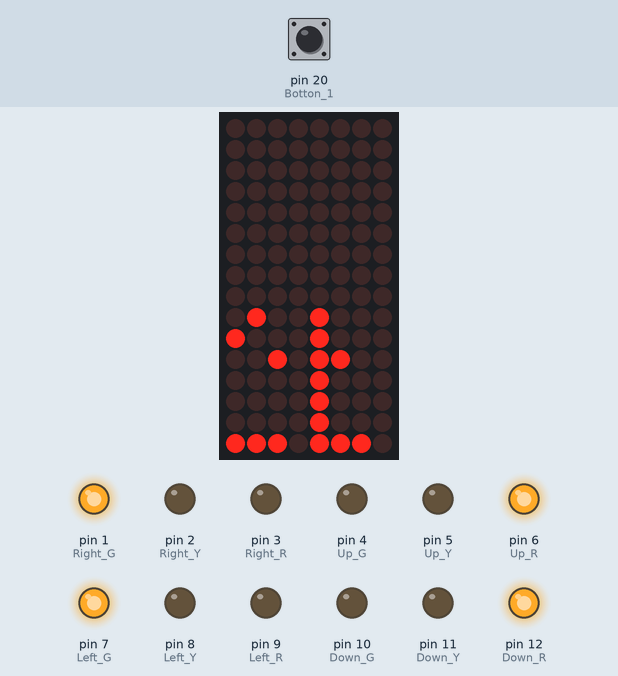
A sketch run on a simulated Arduino Mega 2560, built with avr-gcc and run on an emulated ATmega2560. Shown: 8×16 LED matrix, output pins drawn as LEDs (lit = HIGH). Wiring (inferred from the names in the program): LED matrix (orientation assumed): rows pin 38, pin 39, pin 40, pin 41, pin 42, pin 43, pin 44, pin 45, pin 22, pin 23, pin 24, pin 25, pin 26, pin 27, pin 28, pin 29; columns pin 30, pin 31, pin 32, pin 33, pin 34, pin 35, pin 36, pin 37. Dashed ring = blinking. Inputs (shaded band) come from the test bench; at power-on: pin 20 (Botton_1) HIGH. Pins used as bus, display or sensor lines are not drawn.

Above: at 1.2 s.
1.3 s: pin 20 (Botton_1) pulled LOW for 0.15 s
At 4.29 s:
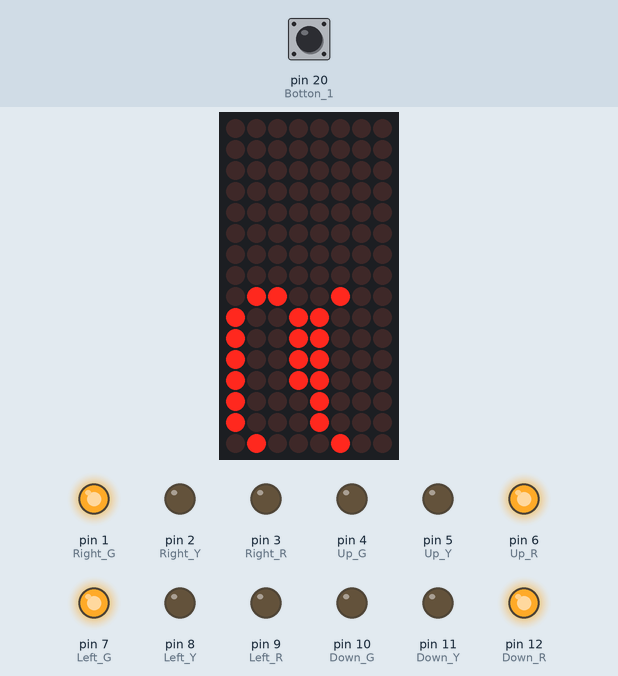
At 5.7 s:
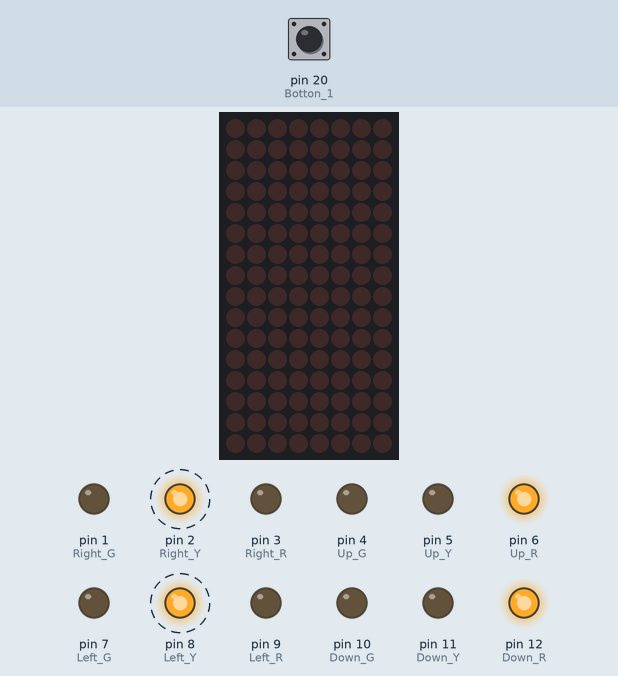
Timing chart, 0 to 9.0 s (numbered marks = the images above; inputs shaded):
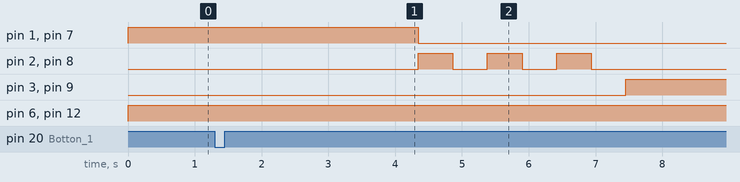

Measured:
- after the input at 1.3 s, pin 1 (Right_G), pin 7 (Left_G): HIGH → LOW after 3.0 s; pin 2 (Right_Y), pin 8 (Left_Y): alternates HIGH for 0.52 s and LOW for 0.52 s, 6 changes in all, then stays LOW, starting after 3.0 s; pin 3 (Right_R), pin 9 (Left_R): LOW → HIGH after 6.2 s; the display: first changes after 0.06 s (image 1 shows a later state)

The sketch:

__1_2_.ino
```cpp
const int row[8] = {22, 23, 24, 25, 26, 27, 28, 29};
const int col[8] = {30, 31, 32, 33, 34, 35, 36, 37};
const int row2[8] = {38, 39, 40, 41, 42, 43, 44, 45};
const int col2[8] = {46, 47, 48, 49, 19, 18, 17, 16};

int number[10][8][4] = {
  {0, 1, 1, 0,  //0
   1, 0, 0, 1,
   1, 0, 0, 1,
   1, 0, 0, 1,
   1, 0, 0, 1,
   1, 0, 0, 1,
   1, 0, 0, 1,
   0, 1, 1, 0},
  {0, 0, 1, 0,  //1
   0, 1, 1, 0,
   1, 0, 1, 0,
   0, 0, 1, 0,
   0, 0, 1, 0,
   0, 0, 1, 0,
   0, 0, 1, 0,
   1, 1, 1, 1},
  {1, 1, 1, 1,  //2
   0, 0, 0, 1,
   0, 0, 0, 1,
   1, 1, 1, 1,
   1, 0, 0, 0,
   1, 0, 0, 0,
   1, 0, 0, 0,
   1, 1, 1, 1},
  {1, 1, 1, 1,  //3
   0, 0, 0, 1,
   0, 0, 0, 1,
   1, 1, 1, 1,
   0, 0, 0, 1,
   0, 0, 0, 1,
   0, 0, 0, 1,
   1, 1, 1, 1},
  {1, 0, 0, 1,  //4
   1, 0, 0, 1,
   1, 0, 0, 1,
   1, 1, 1, 1,
   0, 0, 0, 1,
   0, 0, 0, 1,
   0, 0, 0, 1,
   0, 0, 0, 1},
  {1, 1, 1, 1,  //5
   1, 0, 0, 0,
   1, 0, 0, 0,
   1, 1, 1, 1,
   0, 0, 0, 1,
   0, 0, 0, 1,
   0, 0, 0, 1,
   1, 1, 1, 1},
  {1, 1, 1, 1,  //6
   1, 0, 0, 1,
   1, 0, 0, 0,
   1, 1, 1, 1,
   1, 0, 0, 1,
   1, 0, 0, 1,
   1, 0, 0, 1,
   1, 1, 1, 1},
  {1, 1, 1, 1,  //7
   1, 0, 0, 1,
   1, 0, 0, 1,
   0, 0, 0, 1,
   0, 0, 0, 1,
   0, 0, 0, 1,
   0, 0, 0, 1,
   0, 0, 0, 1},
  {1, 1, 1, 1,  //8
   1, 0, 0, 1,
   1, 0, 0, 1,
   1, 1, 1, 1,
   1, 0, 0, 1,
   1, 0, 0, 1,
   1, 0, 0, 1,
   1, 1, 1, 1},
  {1, 1, 1, 1,  //9
   1, 0, 0, 1,
   1, 0, 0, 1,
   1, 1, 1, 1,
   0, 0, 0, 1,
   1, 0, 0, 1,
   1, 0, 0, 1,
   1, 1, 1, 1}
};
int PTLight[2][8][8] = {
  {0, 0, 0, 1, 1, 0, 0, 0,  //정지
   0, 0, 0, 1, 1, 0, 0, 0,
   0, 0, 1, 1, 1, 1, 0, 0,
   0, 1, 0, 1, 1, 0, 1, 0,
   0, 1, 0, 1, 1, 0, 1, 0,
   0, 0, 0, 1, 1, 0, 0, 0,
   0, 0, 1, 0, 0, 1, 0, 0,
   0, 0, 1, 0, 0, 1, 0, 0},
  {0, 0, 0, 1, 1, 0, 0, 0,  //출발
   0, 0, 0, 1, 1, 0, 0, 0,
   0, 0, 1, 1, 1, 1, 1, 0,
   0, 0, 1, 1, 1, 0, 0, 1,
   1, 1, 0, 1, 1, 0, 0, 1,
   0, 0, 0, 1, 1, 0, 0, 0,
   0, 0, 1, 0, 0, 1, 0, 0,
   0, 0, 1, 0, 0, 0, 1, 0}
};

#define Right_G 1   //우측 신호등
#define Right_Y 2
#define Right_R 3
#define Up_G 4      //위측 신호등
#define Up_Y 5
#define Up_R 6
#define Left_G 7    //좌측 신호등
#define Left_Y 8
#define Left_R 9
#define Down_G 10   //아래쪽 신호등
#define Down_Y 11
#define Down_R 12
#define Botton_1 20 //스위치
long interval;
long IntervalSet = 20000;
long IntervalAdd = 10000;
long BlinkYellow = 3;  //노란불 점멸 카운트
int SDelay = 3000;
volatile bool state1 = true;  //스위치를 누르면 false로 변환

long CheckTime;

void setup() {
  pinMode(Right_G, OUTPUT);
  pinMode(Right_Y, OUTPUT);
  pinMode(Right_R, OUTPUT);
  pinMode(Up_G, OUTPUT);
  pinMode(Up_Y, OUTPUT);
  pinMode(Up_R, OUTPUT);
  pinMode(Left_G, OUTPUT);
  pinMode(Left_Y, OUTPUT);
  pinMode(Left_R, OUTPUT);
  pinMode(Down_G, OUTPUT);
  pinMode(Down_Y, OUTPUT);
  pinMode(Down_R, OUTPUT);
  pinMode(Botton_1, INPUT_PULLUP);       //input과의 차이는 프로세서 내부에 있는 pull-up 저항을 사용
  attachInterrupt(3, Botton, FALLING);   //인터럽트 지정함수(어느핀으로 인터럽트 처리, 호출함수 이름, 모드(신호가 high에서 low))
  for (int thisPin = 0; thisPin < 8; thisPin++) //도트메트릭스에 연결한 것들
   {
    pinMode(row[thisPin], OUTPUT);
    pinMode(col[thisPin], OUTPUT);
    pinMode(row2[thisPin], OUTPUT);
    pinMode(col2[thisPin], OUTPUT);
   }
}

void loop() {
  //unsigned long CheckTime = millis(); //타이머 함수, deley를 이용하여도 millis()는 흐른다
  int Time;
  interval = IntervalSet;
  digitalWrite(Right_G, HIGH);
  digitalWrite(Up_R, HIGH);
  digitalWrite(Left_G, HIGH);
  digitalWrite(Down_R, HIGH);

  CheckTime = millis();
  SwitchLoop(Right_G, Right_Y, Right_R, Left_G, Left_Y, Left_R);
  digitalWrite(Up_R, LOW);
  digitalWrite(Down_R, LOW);
  digitalWrite(Up_G, HIGH);
  digitalWrite(Down_G, HIGH);

  CheckTime = millis();
  while(interval > (millis() - CheckTime)) {
    PSignal(0);
    Time = (interval - (millis() - CheckTime)) / 1000;
    /*
    if(state1 == false){
        interval += IntervalAdd;
        delay(100);
    }
    CleanDOT();
    state1 = true;
    */
    NSignal(Time);
  }
  interval = IntervalSet;
  digitalWrite(Up_G, LOW);
  digitalWrite(Down_G, LOW);
  BlinkLED(Up_Y, Down_Y);
  digitalWrite(Up_R, HIGH);
  digitalWrite(Down_R, HIGH);

  digitalWrite(Left_R, LOW);
  digitalWrite(Right_R, LOW);

}

// 인터럽트 발생시 호출(스위치를 누를 경우 호출)
void Botton() {
  /*
  if(digitalRead(Right_G) == HIGH){
  state1 = false;
  }
  */
  state1 = false;
}

// 노란불 점멸 함수
void BlinkLED(const int YellowLED1, const int YellowLED2) {
  long Time;
   for(int i = 0; i <  BlinkYellow; i++){
    digitalWrite(YellowLED1, HIGH);
    digitalWrite(YellowLED2, HIGH);
    Time = millis();
    while((millis() - Time) <= 500)
    {
      PSignal(0);
      //NSignal((BlinkYellow - i));
    }
    digitalWrite(YellowLED1, LOW);
    digitalWrite(YellowLED2, LOW);
    Time = millis();
    while((millis() - Time) <= 500)
    {
      PSignal(0);
      //NSignal((BlinkYellow - i));
    }
   }
}

// 스위치 함수
void SwitchLoop(int GLight1, int YLight1, int RLight1, int GLight2, int YLight2, int RLight2) {
  int Time;
  long DTime;

  state1 = true;
  while(interval > (millis() - CheckTime)) {  //interval 시간 동안 진행
    if(state1 == false) { //위측 신호등이 녹색등일 동안에 스위치를 누를 경우 진행
      DTime = millis();
      while(SDelay > (millis() - DTime)){
       PSignal(0);
       Time = (SDelay - (millis() - DTime)) / 1000;
       NSignal(Time);
       CleanDOT();
      }
      digitalWrite(GLight1, LOW);
      digitalWrite(GLight2, LOW);
      BlinkLED(YLight1, YLight2);
      digitalWrite(RLight1, HIGH);
      digitalWrite(RLight2, HIGH);
      state1 = true;
      //CheckTime = millis();
      while(interval > (millis() - CheckTime))
      {
        PSignal(1);
        Time = (interval - (millis() - CheckTime)) / 1000;
        /*
        if(state1 == false){
           interval += IntervalAdd;
           delay(100);
        }
        */
        NSignal(Time);
        CleanDOT();
        state1 = true;
      }
      CleanDOT();
    }
    PSignal(0);
    Time = (interval - (millis() - CheckTime)) / 1000;
    NSignal(Time);
    interval = IntervalSet;
    CleanDOT();
  }
  if(digitalRead(GLight1) == HIGH) { //스위치가 눌리지 않았을 경우 진행
    digitalWrite(GLight1, LOW);
    digitalWrite(GLight2, LOW);
    BlinkLED(YLight1, YLight2);
    digitalWrite(RLight1, HIGH);
    digitalWrite(RLight2, HIGH);
  }
  else
    BlinkLED(YLight1, YLight2);
}
//도트 매트릭스 전체를 정리 함수
void CleanDOT()
{
  for(int i = 0; i < 8; i++)
  {
     digitalWrite(row[i], LOW);
     digitalWrite(col[i], HIGH);
     digitalWrite(row2[i], LOW);
     digitalWrite(col2[i], HIGH);
  }
}
// 남은 시간으로 도트 메트릭스에 숫자 출력하는 함수
void NSignal(int Time)
{
  int FTime;
  int LTime;

  FTime = Time / 10;
  LTime = Time % 10;
  for(int i = 0; i < 8; i++)
  {
    CleanDOT();
    for(int j = 0; j < 4; j++)
    {
      digitalWrite(row[i], HIGH);
      if(number[FTime][i][j]){
       digitalWrite(col[j], LOW);
       delay(1);
      }
      if(number[LTime][i][j]){
        digitalWrite(col[j+4], LOW);
        delay(1);
      }
    }
  }
  CleanDOT();
}
//사람 모습 출력 함수
void PSignal(int GoStop)
{
  for(int i = 0; i < 8; i++)
  {
    CleanDOT();
    for(int j = 0; j < 8; j++)
    {
      digitalWrite(row2[i], HIGH);
      if(PTLight[GoStop][i][j] == 1){
       digitalWrite(col2[j], LOW);
        delay(1);
      }
    }
  }
}
```
